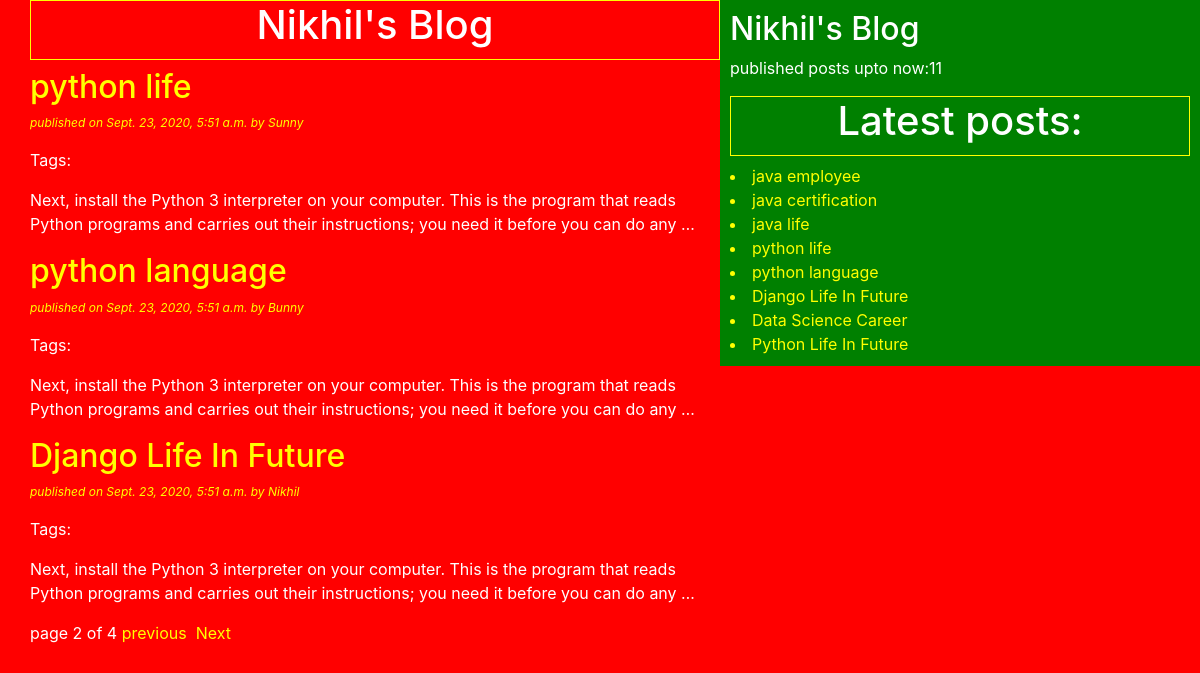
Screenshot of /?page=2 with the database file from the repository.
### blog/models.py (models this page shows, shortened)
class Post(models.Model):
    STATUS_CHOICES=(('draft','Draft'),('published','Published'))
    title=models.CharField(max_length=256)
    slug=models.SlugField(max_length=234,unique=True)
    author=models.ForeignKey(User,related_name='blog_posts',on_delete=models.CASCADE)
    body=models.TextField()
    publish=models.DateTimeField(default=timezone.now)#system time
    created=models.DateTimeField(auto_now_add=True)#post object created time
    updated=models.DateTimeField(auto_now=True)#save method called time(we call save method to update an object)
    status=models.CharField(max_length=11,choices=STATUS_CHOICES,default='draft')
    objects=CustomManager()
    tags=TaggableManager()#Post.tags.all()
    class Meta:
        ordering=('-publish',)
    def get_absolute_url(self):
        return reverse('post_detail',args=[self.publish.year,self.publish.strftime('%m'),self.publish.strftime('%d'),self.slug])

### blog/views.py (the view)
# urls.py: path('',views.post_list_view ),
def post_list_view(request,tag_slug=None):
    post_list=Post.objects.all()#QuerySet
    tag=None
    if tag_slug:#if tag_slug is not None
        tag=get_object_or_404(Tag,slug=tag_slug)
        post_list=post_list.filter(tags__in=[tag])
    paginator=Paginator(post_list,3)
    page_number=request.GET.get('page')
    try:
        pageobj=paginator.page(page_number)#all records in this page_number will come
        print(type(pageobj))#<class 'django.core.paginator.Page'>
    except PageNotAnInteger:
        pageobj=paginator.page(1)#get records of page 1
    except EmptyPage:#if next page is empty
        pageobj=paginator.page(paginator.num_pages)#display last page
    return render(request,'blog/post_list.html',{'pageobj':pageobj,'tag':tag})

### blog/models.py (called while the page is built)
    def get_queryset(self):
        return super().get_queryset()#.filter(status='published')

### blog/templatetags/blog_tags.py (called while the page is built)
@register.simple_tag
def total_posts():
    return Post.objects.count()

@register.inclusion_tag('blog/latestposts123.html')
def show_latest_posts():
    latest_posts=Post.objects.order_by('-publish')[:8]
    return {'latest_posts':latest_posts}

### templates/blog/post_list.html (shortened to what this page needs)
<!DOCTYPE html>
{% extends 'blog/base.html'%}
{%block content%}
<h1>Nikhil's Blog</h1>
{%for post in pageobj%}
<a href="{{post.get_absolute_url}}"> <h2>{{post.title}}</h2> </a>
<p id='date'>published on {{post.publish}} by {{post.author|title}}</p>
<p>Tags:
</p>
{{post.body|truncatewords:30|linebreaks}}
{%endfor%}
{%include 'blog/pagination.html' with page=pageobj%}
{%endblock%}

### templates/blog/latestposts123.html
{% for post in latest_posts%}
<a href="{{post.get_absolute_url}}"> <li>{{post.title}}</li> </a>
{% endfor%}

### static/css/blog.css (style rules this page uses)
h1 { text-align: center; border: 1px solid yellow; padding-bottom: 10px; }
body { color: white; background: red; }
#date { color: yellow; font-size: 12px; font-style: italic; }
a { color: yellow; }

### rows the page displays
Post: title "python life", publish "Sept. 23, 2020, 5:51 a.m.", author "Sunny", body "Next, install the Python 3 interpreter on your computer. This is the program that reads Python programs and carries out their instructions; you need it before you can do any …"
Post: title "python language", publish "Sept. 23, 2020, 5:51 a.m.", author "Bunny", body "Next, install the Python 3 interpreter on your computer. This is the program that reads Python programs and carries out their instructions; you need it before you can do any …"
Post: title "Django Life In Future", publish "Sept. 23, 2020, 5:51 a.m.", author "Nikhil", body "Next, install the Python 3 interpreter on your computer. This is the program that reads Python programs and carries out their instructions; you need it before you can do any …"
Post: title "java employee"
Post: title "java certification"
Post: title "java life"
Post: title "Data Science Career"
Post: title "Python Life In Future"

### other values shown
{{ page.number }} "2"
{{ page.paginator.num_pages }} "4"
